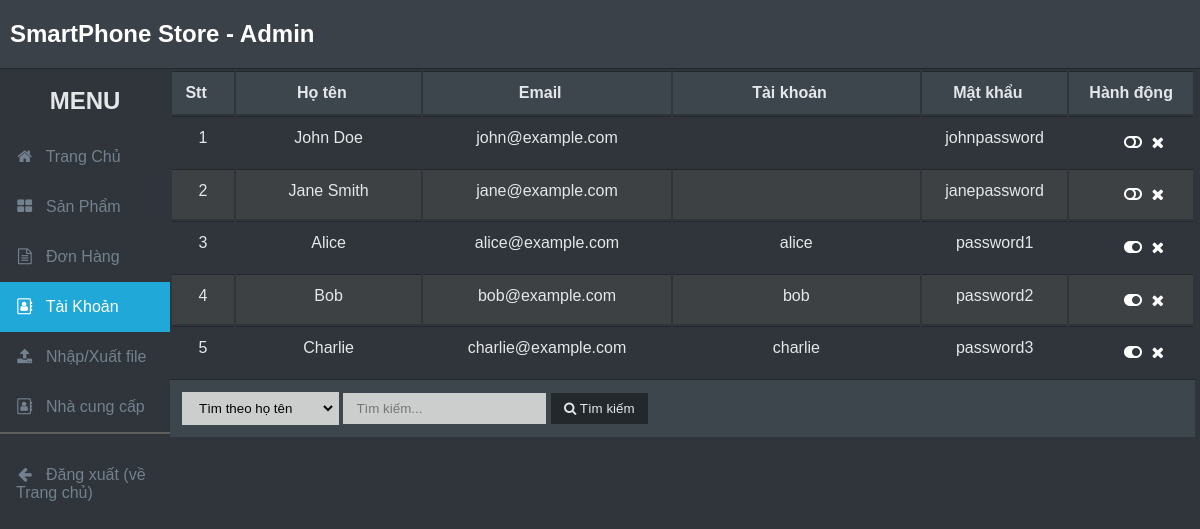
Page /list_account on the committed database.
### tables this page shows
CREATE TABLE `customers` (
  `customer_id` varchar(50) NOT NULL,
  `name` varchar(100) NOT NULL,
  `email` varchar(100) NOT NULL,
  `phone` varchar(20) DEFAULT NULL,
  `address` varchar(255) DEFAULT NULL,
  `username` varchar(255) NOT NULL,
  `password` varchar(255) NOT NULL,
  `is_active` bit(1) NOT NULL
);

### MVC/Core/controller.php (called while the page is built, shortened)
<?php
    class controller{
        public function view($view, $data=[]){
            include_once './MVC/Views/'.$view.'.php';
        }
    }
?>

### MVC/Controllers/list_account.php (called while the page is built, shortened)
<?php
class list_account extends controller {
    private $lst_account;
    public function __construct() {
        $this->lst_account = $this->model('account_m');
    }
    public function Get_data() {
        $this->view('Masterlayout', [
            'page' => 'list_account_v',
            'dulieu'=> $this->lst_account->account_find('','','')
        ]);
    }
}
?>

### MVC/Core/app.php (called while the page is built, shortened)
<?php
    class app{
        protected $action='Get_data';
        function __construct()
        {
            $arr=$this->processURL();
            if($arr != null){
                if(file_exists('./MVC/Controllers/'.$arr[0].'.php')){
                    unset($arr[0]);
                }
            }
            $this->controller = new $this->controller;
            $this->param=$arr?array_values($arr):[];
            call_user_func_array([$this->controller, $this->action], $this->param);
        }
        function processURL(){
            if(isset($_GET['url'])){
            return explode('/',filter_var(trim($_GET['url']),FILTER_DEFAULT));
            }
        }
    }
?>

### index.php (called while the page is built, shortened)
<?php
    $myapp=new app();
?>

### MVC/Core/connectDB.php (called while the page is built, shortened)
<?php
    class connectDB{
        protected $server='localhost';
        protected $username= 'root';
        protected $passwords= '';
        protected $db ='quanlydt';
        function __construct(){
            $this->con = mysqli_connect($this->server, $this->username, $this->passwords,$this->db);
        }
    }
?>

### MVC/Models/account_m.php (called while the page is built, shortened)
<?php
class account_m extends connectDB {
    function account_find($username, $email, $name) {
        $username = mysqli_real_escape_string($this->con, $username);
        $email = mysqli_real_escape_string($this->con, $email);
        $name = mysqli_real_escape_string($this->con, $name);
        $sql = "SELECT `name`, `email`, `username`, `password`, `is_active`
                FROM customers
                WHERE `username` LIKE '%$username%'
                AND `name` LIKE '%$name%'
                AND `email` LIKE '%$email%'";
        $result = mysqli_query($this->con, $sql);
        if ($result) {
            return mysqli_fetch_all($result, MYSQLI_ASSOC);
        } else {
            throw new mysqli_sql_exception("Lỗi khi thực thi truy vấn: " . mysqli_error($this->con));
        }
    }
}
?>

### MVC/Views/Pages/list_account_v.php (the view, shortened to what this page needs)
<!DOCTYPE html>
<html lang="en">
<head>
    <link rel="stylesheet" href="http://localhost/Admin/Public/Css/admin/style.css">
    <link rel="stylesheet" href="http://localhost/Admin/Public/Css/admin/progress.css">
    <link rel="stylesheet" href="https://cdnjs.cloudflare.com/ajax/libs/font-awesome/5.15.4/css/all.min.css">
    <link rel="stylesheet" href="https://cdnjs.cloudflare.com/ajax/libs/font-awesome/4.7.0/css/font-awesome.min.css"
>
</head>
<body>
    <form action="http://localhost/Admin/list_account/find" method="POST">
        <div class="khachhang">
            <table class="table-header">
                <thead>
                    <tr>
                        <th title="Sắp xếp" style="width: 5%">Stt <i class="fa fa-sort"></i></th>
                        <th title="Sắp xếp" style="width: 15%">Họ tên <i class="fa fa-sort"></i></th>
                        <th title="Sắp xếp" style="width: 20%">Email <i class="fa fa-sort"></i></th>
                        <th title="Sắp xếp" style="width: 20%">Tài khoản <i class="fa fa-sort"></i></th>
                        <th title="Sắp xếp" style="width: 10%">Mật khẩu <i class="fa fa-sort"></i></th>
                        <th style="width: 10%">Hành động</th>
                    </tr>
                </thead>
                <tbody class="table-content">
                    <?php
                    if(isset($data['dulieu']) && !empty($data['dulieu'])) {
                        $i = 0;
                        foreach($data['dulieu'] as $row) {
                            ?>
                    <tr>
                        <td><?php echo ++$i ?></td>
                        <td><?php echo $row['name'] ?></td>
                        <td><?php echo $row['email'] ?></td>
                        <td><?php echo $row['username'] ?></td>
                        <td><?php echo $row['password'] ?></td>
                        <td>
                            <a href="javascript:void(0);"
                                onclick="confirmToggleStatus('<?php echo $row['username']?>', <?php echo $row['is_active'] ?>)"
                                style="text-decoration:none;color:white;float:left;padding-right:0px;margin-left:38%;">
                                <?php if ($row['is_active'] == 1): ?>
                                <i class="fas fa-toggle-on"></i>
                                <?php else: ?>
                                <i class="fas fa-toggle-off"></i>
                                <?php endif; ?>
                            </a>
                            <a href="http://localhost/Admin/list_account/delete/<?php echo $row['username'] ?>"
                                onclick=" confirmDelete('<?php echo $row['username']?>')"
                                style="text-decoration:none;color:white;float:left;padding-left:0px;padding-right:0px;"><i
                                    class="fa fa-remove"></i></a>
                        </td>
                    </tr>
                    <?php
                        }
                    }
                    ?>
                </tbody>
            </table>
            <div class="table-footer">
                <select name="kieuTimKhachHang">
                    <option value="ten"
                        <?php echo (isset($_POST['kieuTimKhachHang']) && $_POST['kieuTimKhachHang'] == 'ten') ? 'selected' : ''; ?>>
                        Tìm theo họ tên</option>
                </select>
                <input type="text" name="txtSearch" placeholder="Tìm kiếm..."
                    value="<?php echo isset($_POST['txtSearch']) ? $_POST['txtSearch'] : ''; ?>">
                <button type="submit"><i class="fa fa-search"></i> Tìm kiếm</button>
            </div>
        </div>
    </form>
</body>
</html>

### Public/css/admin/style.css (style rules this page uses)
* { margin: 0; padding: 0; outline: none; font-family: Arial, Helvetica, sans-serif; }
body, html { min-width: 1024px; background-color: #2f353a; }
a { text-decoration: none; color: #222; }
.table-header { width: 100%; }
.table-header th { color: #e4e7ea; background-color: #3e464d; border-color: #23282c; }
.table-header th { cursor: pointer; }
.table-header th, .table-content td { padding: .75rem; text-align: center; vertical-align: top; border-top: 1px solid #23282c; }
.table-content { min-height: 200px; max-height: 550px; overflow: auto; margin: 0 auto; width: 100%; }
.table-content tr:nth-of-type(even) { background-color: #3e4144; }
.table-content td { position: relative; color: #e4e7ea; }
.table-content td a { display: block; color: #e4e7ea; }
.table-content td i { padding: .3em; cursor: pointer; }
.table-footer { background-color: #3e464d; padding: .75rem; vertical-align: top; border-top: 1px solid #23282c; }
.table-footer input, .table-footer button, .table-footer select { padding: 5px 10px; border: 3px solid transparent; background-color: #cccece; }
.table-footer button { cursor: pointer; background-color: #23282c; color: #e4e7ea; transition-duration: .2s; }

### rows in the picture
customers: name "John Doe", email "john@example.com", password "johnpassword", is_active "0" (drawn)
customers: name "Jane Smith", email "jane@example.com", password "janepassword", is_active "0" (drawn)
customers: name "Alice", email "alice@example.com", username "alice", password "password1", is_active "1" (drawn)
customers: name "Bob", email "bob@example.com", username "bob", password "password2", is_active "1" (drawn)
customers: name "Charlie", email "charlie@example.com", username "charlie", password "password3", is_active "1" (drawn)
